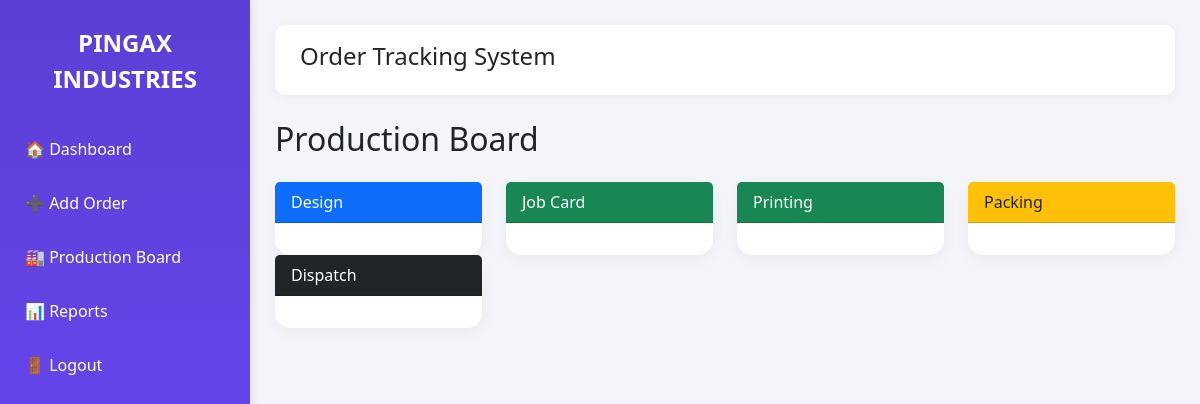
The page /production-board (signed in) on the database as committed earlier.
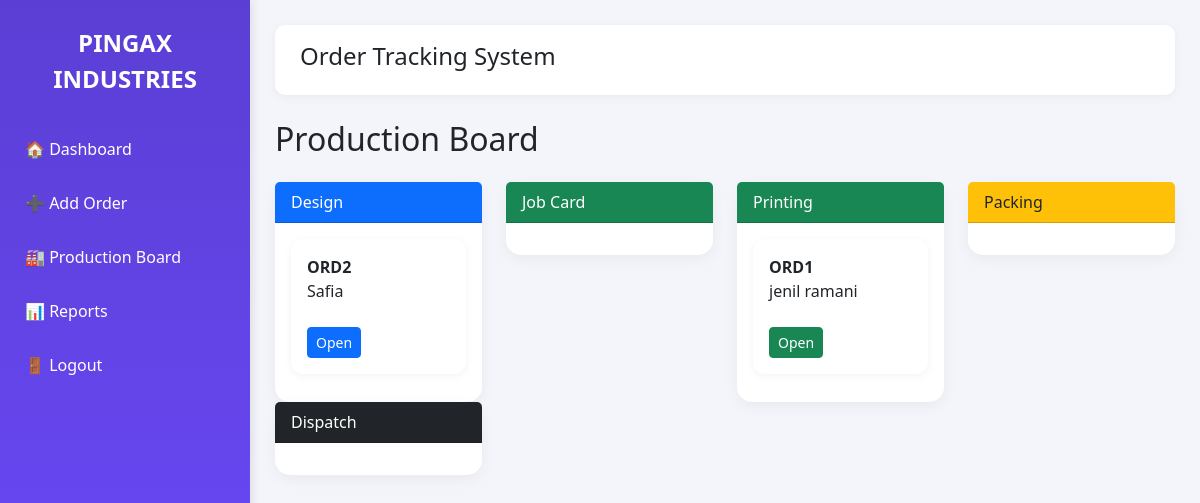
The same page on the database as committed later.
### app.py (models this page shows)
class Order(db.Model):
    id = db.Column(db.Integer, primary_key=True)
    order_no = db.Column(db.String(50))
    client_name = db.Column(db.String(100))
    mobile = db.Column(db.String(20))
    product = db.Column(db.String(100))
    size = db.Column(db.String(100))
    quantity = db.Column(db.Integer)
    inside_process = db.Column(db.String(50))
    inside_gsm = db.Column(db.String(50))
    inside_color = db.Column(db.String(50))
    outside_process = db.Column(db.String(50))
    outside_gsm = db.Column(db.String(50))
    outside_color = db.Column(db.String(50))
    staff_name = db.Column(db.String(100))
    remarks = db.Column(db.Text)
    order_date = db.Column(db.String(50))
    order_date = db.Column(db.Date)
    delivery_date = db.Column(db.String(50))
    transport_name = db.Column(db.String(100))
    lr_number = db.Column(db.String(100))
    invoice_number = db.Column(db.String(100))
    dispatch_date = db.Column(db.String(50))
    status = db.Column(db.String(50))
    amount = db.Column(db.Float, default=0)

### app.py (the view)
@app.route('/production-board')
def production_board():
    if 'user' not in session:
        return redirect('/login')
    design_orders = Order.query.filter_by(
        status="Design"
    ).all()
    printing_orders = Order.query.filter_by(
        status="Printing"
    ).all()
    packing_orders = Order.query.filter_by(
        status="Packing"
    ).all()
    dispatch_orders = Order.query.filter(
        Order.status.in_(
            ["Ready Dispatch", "Dispatched"]
        )
    ).all()
    return render_template(
        'production_board.html',
        design_orders=design_orders,
        printing_orders=printing_orders,
        packing_orders=packing_orders,
        dispatch_orders=dispatch_orders
    )

### templates/production_board.html (shortened to what this page needs)
{% extends 'base.html' %}
{% block content %}
<h2 class="mb-4">
Production Board
</h2>
<div class="row">
<div class="col-md-3">
<div class="card dashboard-card">
<div class="card-header bg-primary text-white">
Design
</div>
<div class="card-body">
{% for order in design_orders %}
<div class="card order-card">
<div class="card-body">
<b>{{ order.order_no }}</b>
<br>
{{ order.client_name }}
<br><br>
<a
href="/order/{{order.id}}"
class="btn btn-sm btn-primary">
Open
</a>
</div>
</div>
{% endfor %}
</div>
</div>
</div>
<div class="col-md-3">
<div class="card dashboard-card">
<div class="card-header bg-success text-white">
Job Card
</div>
<div class="card-body">
</div>
</div>
</div>
<div class="col-md-3">
<div class="card dashboard-card">
<div class="card-header bg-success text-white">
Printing
</div>
<div class="card-body">
{% for order in printing_orders %}
<div class="card order-card">
<div class="card-body">
<b>{{ order.order_no }}</b>
<br>
{{ order.client_name }}
<br><br>
<a
href="/order/{{order.id}}"
class="btn btn-sm btn-success">
Open
</a>
</div>
</div>
{% endfor %}
</div>
</div>
</div>
<div class="col-md-3">
<div class="card dashboard-card">
<div class="card-header bg-warning">
Packing
</div>
<div class="card-body">
</div>
</div>
</div>
<div class="col-md-3">
<div class="card dashboard-card">
<div class="card-header bg-dark text-white">
Dispatch
</div>
<div class="card-body">
</div>
</div>
</div>
</div>
{% endblock %}

### templates/base.html (shortened to what this page needs)
<!DOCTYPE html>
<html>
<link href="https://cdn.jsdelivr.net/npm/bootstrap-icons@1.11.3/font/bootstrap-icons.css" rel="stylesheet">
<head>
<link href="https://cdn.jsdelivr.net/npm/bootstrap@5.3.3/dist/css/bootstrap.min.css" rel="stylesheet">
<link rel="stylesheet" href="{{ url_for('static', filename='css/style.css') }}">
</head>
<body>
<div class="sidebar" id="sidebar">
<div class="logo">
PINGAX INDUSTRIES
</div>
<a href="/dashboard">
🏠 Dashboard
</a>
<a href="/add">
➕ Add Order
</a>
<a href="/production-board">
🏭 Production Board
</a>
<a href="/reports">
📊 Reports
</a>
<a href="/logout">
🚪 Logout
</a>
</div>
<div class="main-content">
<div class="topbar">
<h4>
Order Tracking System
</h4>
</div>
<div class="content-area">
{% block content %}
{% endblock %}
</div>
</div>
</body>
</html>

### static/css/style.css (style rules this page uses)
body { margin: 0; background: #F4F5FA; font-family: 'Segoe UI', sans-serif; }
.sidebar { width: 250px; height: 100vh; position: fixed; left: 0; top: 0; background: linear-gradient(180deg, #5B3FD4, #6D4AFF); color: white; overflow-y: auto; box-shadow: 2px 0 10px rgba(0,0,0,0.1); }
.logo { padding: 25px; text-align: center; font-size: 24px; font-weight: bold; }
.sidebar a { display: block; color: white; text-decoration: none; padding: 15px 25px; transition: 0.3s; }
.main-content { margin-left: 250px; padding: 25px; }
.topbar { background: white; height: 70px; display: flex; align-items: center; justify-content: space-between; padding: 0 25px; box-shadow: 0 2px 10px rgba(0,0,0,0.05); margin-bottom: 25px; border-radius: 10px; }
.dashboard-card { border: none; border-radius: 15px; box-shadow: 0 4px 15px rgba(0,0,0,0.05); transition: 0.3s; background: white; }
.order-card { border: none; border-radius: 12px; box-shadow: 0 2px 8px rgba(0,0,0,0.05); margin-bottom: 12px; background: #ffffff; }

Rows that differ between the two databases and show on the page:
added Order: order_no "ORD2", client_name "Safia", shown under "Production Board"
added Order: order_no "ORD1", client_name "jenil ramani"
